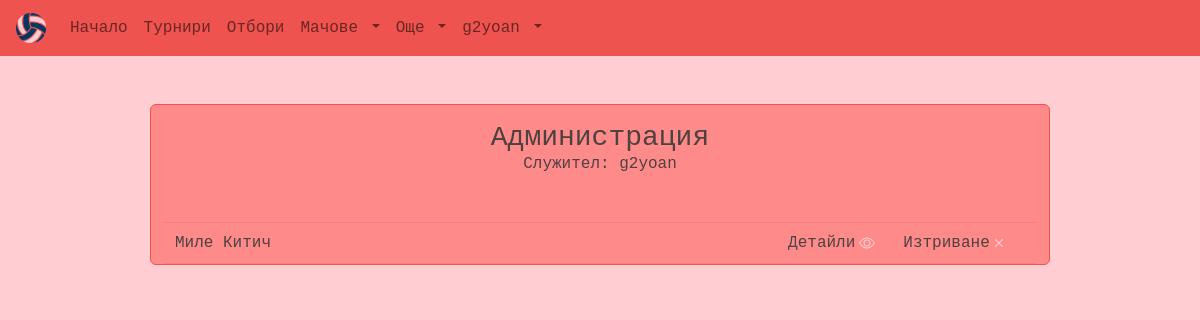
Page /myadmin/referees/ (signed in) on the earlier database version.
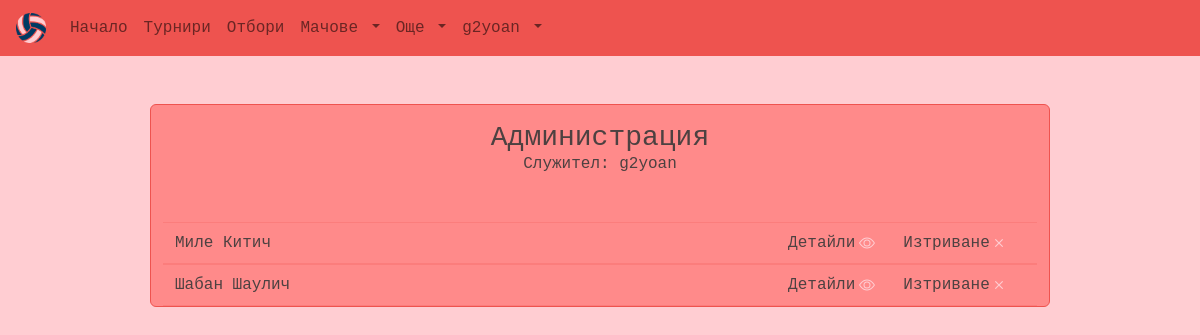
Same page on the later database version.
### main/models.py (models this page shows)
class Referee(models.Model):
    id = models.UUIDField(primary_key=True, default=uuid.uuid4, editable=False)
    first_name = models.CharField(max_length=64, null=False, blank=False)
    last_name = models.CharField(max_length=64, null=False, blank=False)
    birth_date = models.DateField(null=True, blank=True)
    nationality = models.CharField(max_length=64, null=False, blank=False)
    experience = models.PositiveSmallIntegerField(validators=[MaxValueValidator(120), MinValueValidator(0)], default=0, null=True, blank=True)
    photo = models.ImageField(upload_to="refs_pics", null=True, blank=True)
    description = models.TextField(null=True, blank=True)
    def __str__(self):
        return f"{self.first_name} {self.last_name}"

### main/views/views_admin.py (the view)
# urls.py: path('myadmin/referees/', views.admin_referees, name='admin_referees'),
@staff_member_required
def admin_referees(request):
    referees = Referee.objects.all()
    context = {"referees": referees}
    return render(request, "main/admin_templates/admin_referees.html", context)

### main/models.py (called while the page is built)
    def __str__(self):
        return self.username

### main/templates/main/admin_templates/admin_referees.html (shortened to what this page needs)
{% extends 'base.html' %}
{% block content %}
<main class="container-fluid text-font w-75 mt-5 h-100">
    <section class="row border-main rounded bg-sec my-5 align-items-center justify-content-center d-flex">
        <h3 class="text-center mt-3 mb-0">Администрация</h3>
        <h5 class="h6 text-center mb-5">Служител: {{request.user}}</h5>
        {% for referee in referees %}
        <article class="row d-flex align-items-center text-center">
            <hr class="mt-0 mb-2" style="color: var(--main-color)">
            <div class="col-8 d-flex align-items-center justify-content-start text-center">
                <span>{{referee}}</span>
            </div>
            <div class="col-2 d-flex align-items-center justify-content-end">
                <a class="text-decoration-none text-font link-bg"
                    href="{% url 'edit-referee' referee.id %}">
                    <span>Детайли</span>
                </a>
            </div>
            <div class="col-2 d-flex align-items-center justify-content-start">
                <a class="text-decoration-none text-font link-bg"
                    href="{% url 'delete-referee' referee.id %}">
                    <span>Изтриване</span>
                </a>
            </div>
            <hr class="mt-2 mb-0" style="color: var(--main-color)">
        </article>
        {% endfor %}
        {% endblock %}

Differences in the rows shown:
added Referee: first_name+last_name "Шабан Шаулич"
